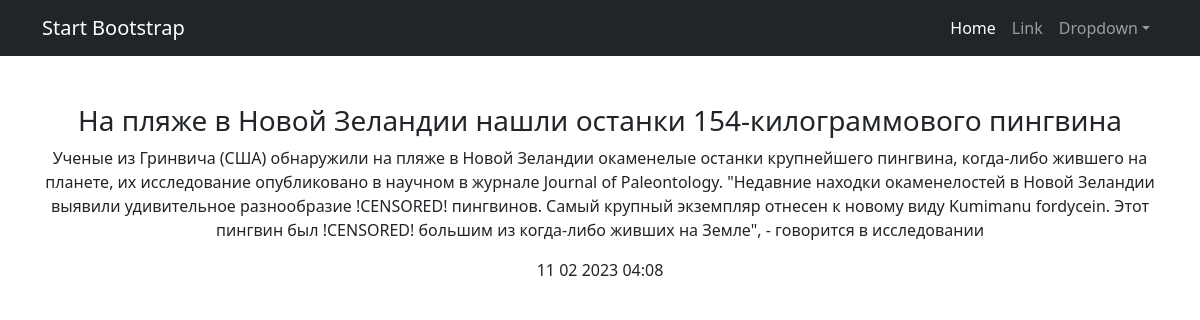
Screenshot of /news/3 with the database file from the repository.
### news_paper/models.py (models this page shows, shortened)
class Post(models.Model):
    author = models.ForeignKey(Author, on_delete=models.CASCADE)
    record = models.CharField(max_length=20, help_text='Публикация', choices=[('A', 'article'), ('N', 'news')])
    date_time = models.DateTimeField(auto_now_add=True)
    category = models.ManyToManyField(Category)
    title = models.CharField(max_length=100, help_text='Заголовок статьи/новости')
    text = models.TextField(help_text='Текст статьи/новости')
    rating = models.PositiveSmallIntegerField()

### news_paper/views.py (the view)
# urls.py: path('news/<int:pk>', New.as_view(), name='new'),
class New(DetailView):
    model = Post
    template_name = 'new.html'
    context_object_name = 'new'

### news_paper/templatetags/custom_filters.py (called while the page is built)
@register.filter()
def censor(value:str):
    arr = value.split(' ')
    for index, v in enumerate(arr):
        if v.startswith('с'): arr[index] = '!CENSORED!'
    return ' '.join(arr)

### templates/new.html (shortened to what this page needs)
{% extends 'default.html' %}
{% load custom_filters %}
{% block main %}
        <h3>{{ new.title|censor }}</h3>
        <p>{{ new.text|censor }}</p>
        <p>{{ new.date_time|date:'d m Y h:i' }}</p>
{% endblock %}

### rows the page displays
Post: title|censor "На пляже в Новой Зеландии нашли останки 154-килограммового пингвина", text|censor "Ученые из Гринвича (США) обнаружили на пляже в Новой Зеландии окаменелые останки крупнейшего пингвина, когда-либо жившего на планете, их исследование опубликовано в научном в журнале Journal of Paleontology. \"Недавние находки окаменелостей в Новой Зеландии выявили удивительное разнообразие !CENSORED! пингвинов. Самый крупный экземпляр отнесен к новому виду Kumimanu fordycein. Этот пингвин был !CENSORED! большим из когда-либо живших на Земле\", - говорится в исследовании", date_time "11 02 2023 04:08"
